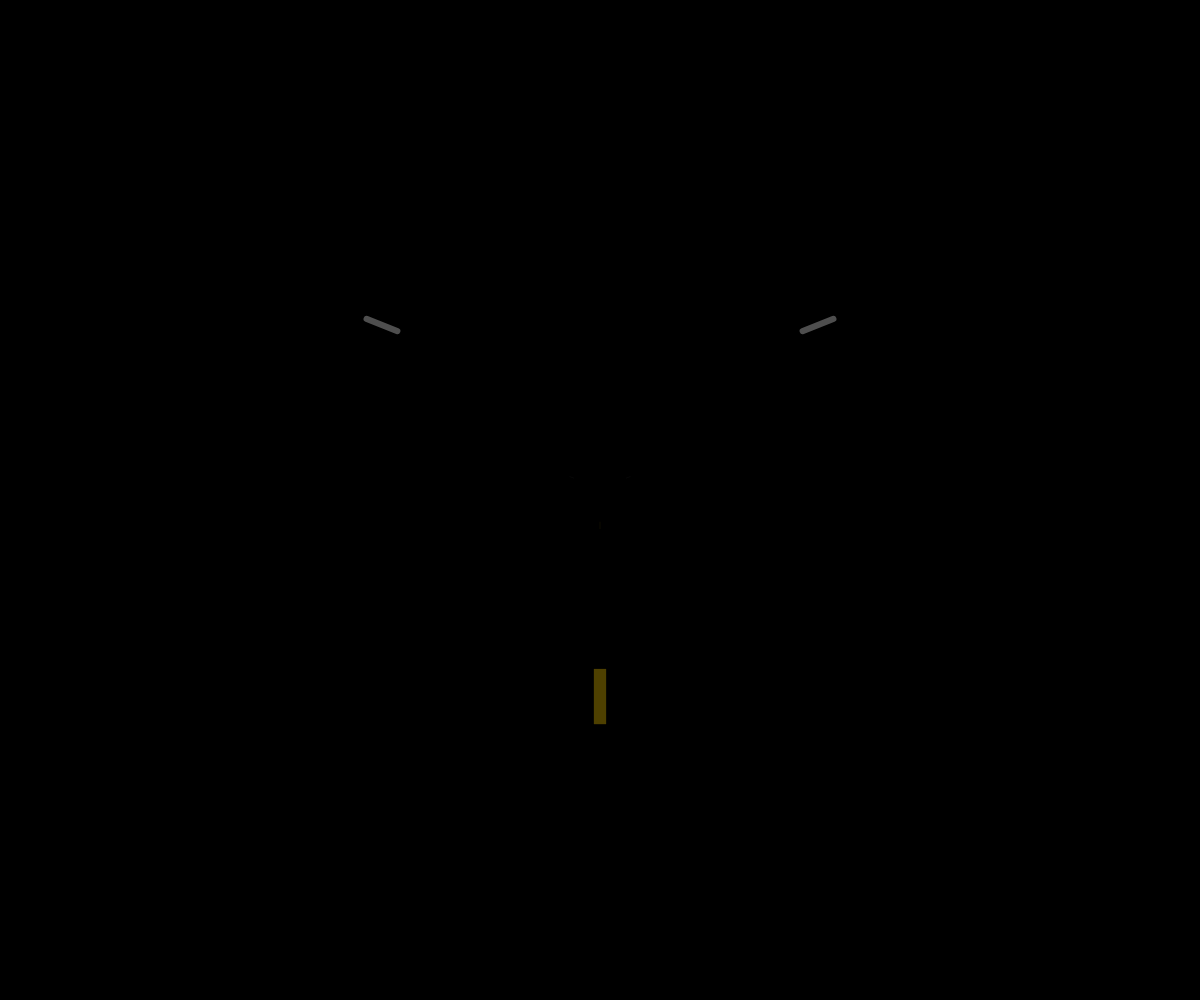
Frame 1 (no input)
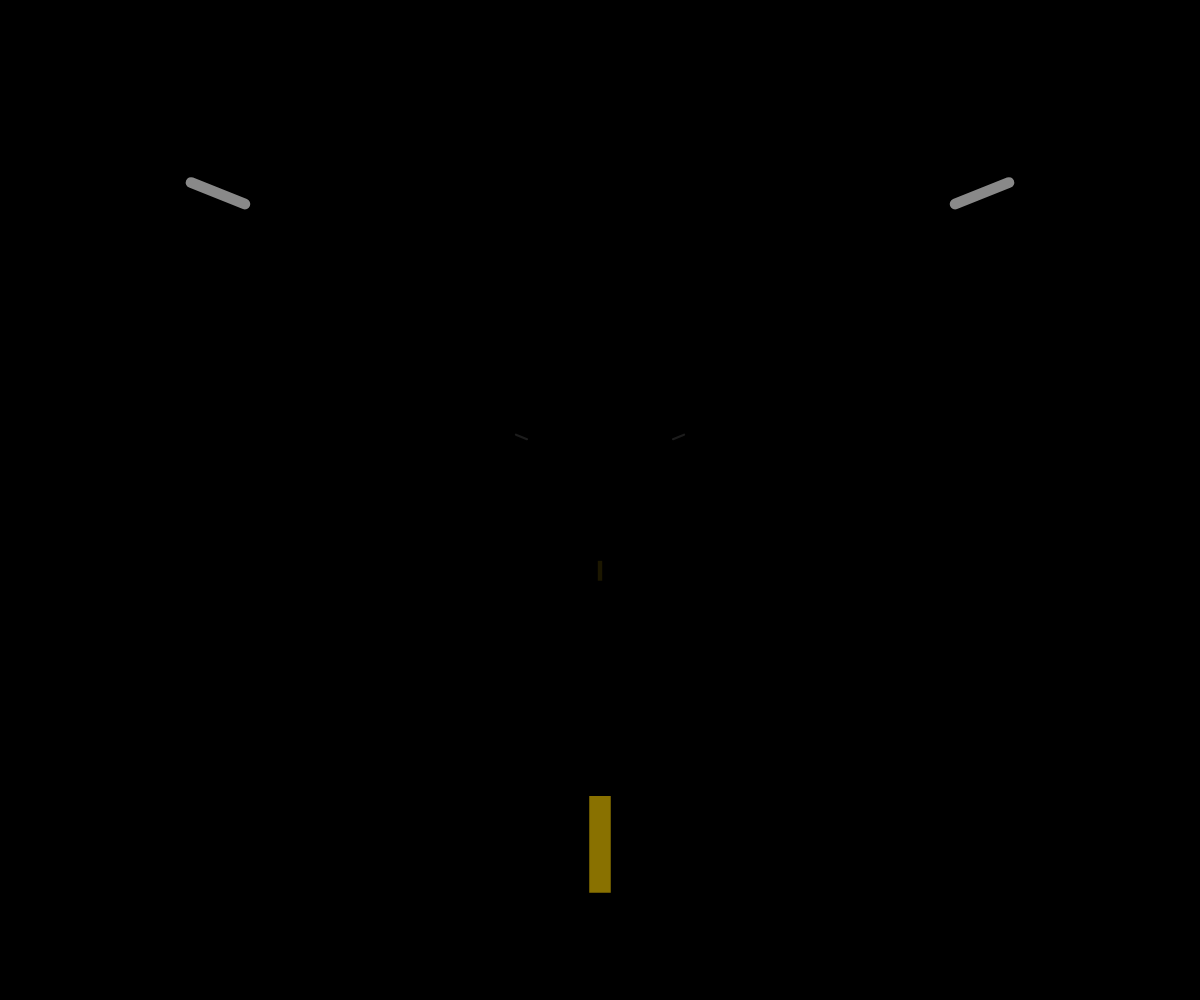
Frame 60 (no input)
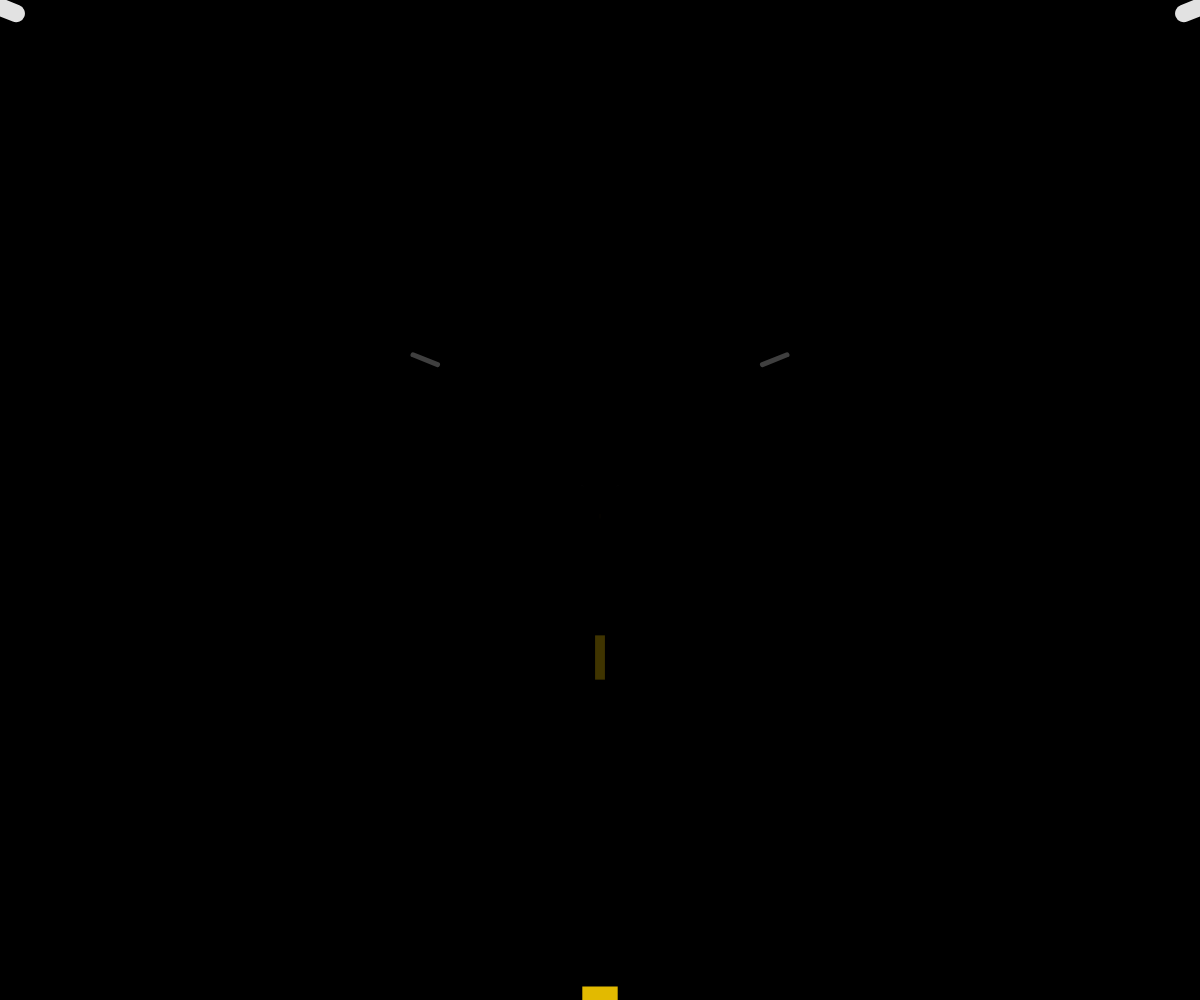
Frame 120 (the mouse pressed at the canvas centre since frame 60)

The p5.js sketch that drew these frames (run headless with seeded random() and noise() and a simulated clock; from frame 60 on, the mouse is pressed at the canvas centre):

// p5.js sketch
// ── sketch.js
let t = 0;
let quantidade = 3;

function setup() {
  createCanvas(windowWidth, windowHeight);
}

function draw() {
  background(0);

  t = (t + 0.008) % 1;

  let centroX = width / 2;
  let centroY = height / 2;

  for (let i = 0; i < quantidade; i++) {
    let fase = (t + i / quantidade) % 1;

    // Mantém os traços mais tempo próximos ao horizonte
    let p = fase * fase * fase;

    // Os traços começam exatamente no centro
    let x = p * width * 0.55;
    let y = p * height * 0.55;
    let tamanho = p * 100;

    // Opacidade cresce conforme os traços se aproximam
    let opacidade = p * 255;

    // Dois traços brancos superiores e simétricos
    stroke(255, opacidade);
    strokeWeight(p * 20);
    strokeCap(ROUND);

    line(
      centroX - x,
      centroY - y,
      centroX - x - tamanho,
      centroY - y - tamanho * 0.4
    );

    line(
      centroX + x,
      centroY - y,
      centroX + x + tamanho,
      centroY - y - tamanho * 0.4
    );

    // Traço amarelo inferior
    stroke(255, 210, 0, opacidade);
    strokeWeight(p * 40);
    strokeCap(SQUARE);

    line(
      centroX,
      centroY + y,
      centroX,
      centroY + y + tamanho * 1.8
    );
  }
}

function windowResized() {
  resizeCanvas(windowWidth, windowHeight);
}
